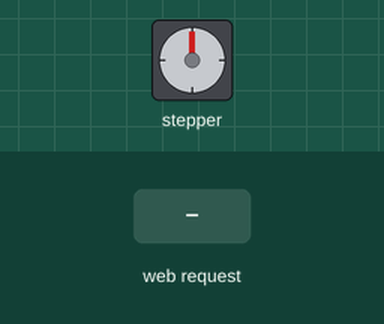
Bench run of a sketch on a simulated ESP32. Shown: stepper motor. The test bench sets the inputs (shaded band). Stepper angles assume 100 steps per turn; what the sketch prints to the serial monitor is not drawn.

Above: at 1.2 s.
1.3 s: HTTP request GET /left received
At 3.3 s:
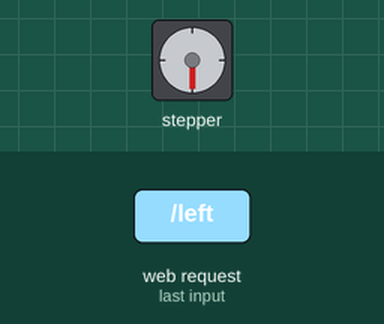
3.7 s: HTTP request GET /right received
At 3.85 s:
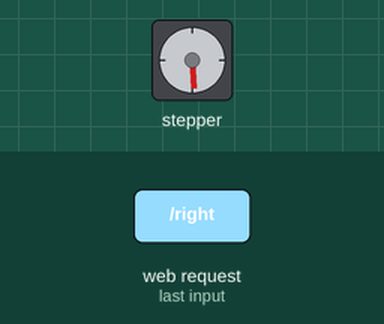
9.1 s: HTTP request GET /right received
At 9.25 s:
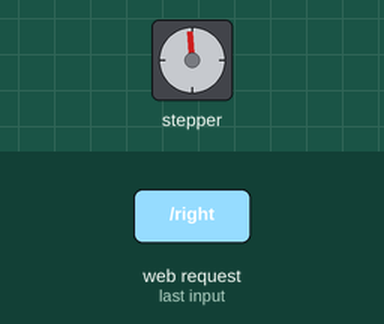
11.5 s: HTTP request GET /left received
At 11.95 s:
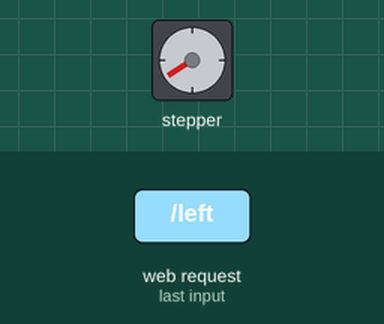
Timing chart, 0 to 14.5 s (numbered marks = the images above; inputs shaded):
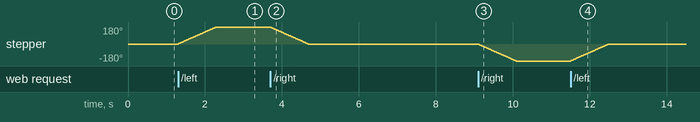

Measured:
- after the input at 1.3 s, stepper: turns 180° clockwise in 0.98 s, starting at once
- after the input at 3.7 s, stepper: turns 180° counter-clockwise in 0.98 s, starting at once
- after the input at 9.1 s, stepper: turns 180° counter-clockwise in 0.98 s, starting at once
- after the input at 11.5 s, stepper: turns 180° clockwise in 0.98 s, starting at once

The sketch:

main.ino
```cpp
// Load Wi-Fi library
#include <WiFi.h>
#include <Stepper.h>
#define STEPS 100
Stepper stepper(STEPS, 12, 14, 27, 26);

// Replace with your network credentials
const char* ssid     = "gun-control";
const char* password = "123456789";

// Set web server port number to 80
WiFiServer server(80);

// Variable to store the HTTP request
String header;

// Auxiliar variables to store the current output state
String dir = "";

// Assign output variables to GPIO pins
const int output26 = 26;
const int output27 = 27;

void setup() {
  Serial.begin(115200);
  // Initialize the output variables as outputs
  stepper.setSpeed(30);
  // Connect to Wi-Fi network with SSID and password
  Serial.print("Setting AP (Access Point)…");
  // Remove the password parameter, if you want the AP (Access Point) to be open
  WiFi.softAP(ssid, password);

  IPAddress IP = WiFi.softAPIP();
  Serial.print("AP IP address: ");
  Serial.println(IP);

  server.begin();
}

void loop(){
  WiFiClient client = server.available();   // Listen for incoming clients

  if (client) {                             // If a new client connects,
    Serial.println("New Client.");          // print a message out in the serial port
    String currentLine = "";                // make a String to hold incoming data from the client
    while (client.connected()) {            // loop while the client's connected
      if (client.available()) {             // if there's bytes to read from the client,
        char c = client.read();             // read a byte, then
        //Serial.write(c);                    // print it out the serial monitor
        header += c;
        Serial.write(c);
        if (c == '\n') {                    // if the byte is a newline character
          // if the current line is blank, you got two newline characters in a row.
          // that's the end of the client HTTP request, so send a response:
          if (currentLine.length() == 0) {
            // HTTP headers always start with a response code (e.g. HTTP/1.1 200 OK)
            // and a content-type so the client knows what's coming, then a blank line:
            client.println("HTTP/1.1 200 OK");
            client.println("Content-type:text/html");
            client.println("Connection: close");
            client.println();
            // turns the GPIOs on and off
            if (header.indexOf("GET /up HTTP/1.1") >= 0) {
              Serial.println("up");
              dir = "on";
              digitalWrite(output26, HIGH);
            } else if (header.indexOf("GET /down HTTP/1.1") >= 0) {
              Serial.println("down");
              dir = "off";
              digitalWrite(output26, LOW);
            } else if (header.indexOf("GET /left HTTP/1.1") >= 0) {
              Serial.println("left");
              dir = "on";
              stepper.step(50);
            } else if (header.indexOf("GET /right HTTP/1.1") >= 0) {
              Serial.println("right");
              dir = "off";
              digitalWrite(output27, LOW);

              stepper.step(-50);
            }
            client.print("<html><p>ya</p></html>");
            client.println();
            // The HTTP response ends with another blank line
            // Break out of the while loop
            break;
          } else { // if you got a newline, then clear currentLine
            currentLine = "";
          }
        } else if (c != '\r') {  // if you got anything else but a carriage return character,
          currentLine += c;      // add it to the end of the currentLine
        }
      }
    }
    // Clear the header variable
    header = "";
    // Close the connection
    client.stop();
    Serial.println("Client disconnected.");
    Serial.println("");
  }
}
```
